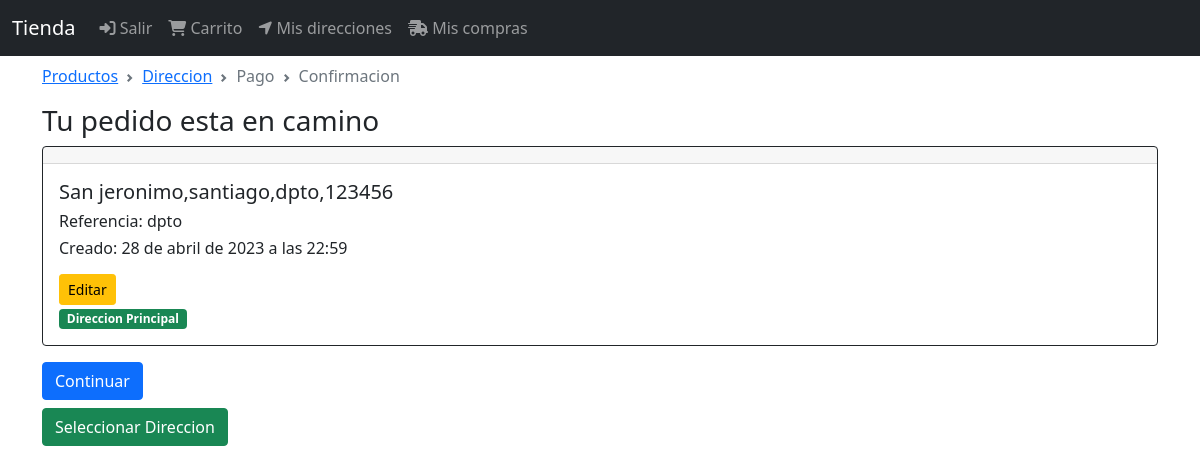
Screenshot of /orden/direccion (signed in) with the database file from the repository.
### DirEnvio/models.py (models this page shows, shortened)
class DireccionEnvio(models.Model):
    user = models.ForeignKey(User,null=False,blank=False, on_delete=models.CASCADE)
    line1= models.CharField(max_length=300)
    line2= models.CharField(max_length=300,blank=True)
    city= models.CharField(max_length=100)
    state= models.CharField(max_length=100)
    country= models.CharField(max_length=50)
    reference= models.CharField(max_length=300)
    postal_code= models.CharField(max_length=10,null=False,blank=False)
    default= models.BooleanField(default=False)
    created_at= models.DateTimeField(auto_now_add=True)
    @property
    def direccion(self):
        return '{},{},{},{}'.format(self.line1,self.city,self.reference,self.postal_code)

### orden/views.py (the view)
# urls.py: path('direccion', views.direccion, name='direccion'),
@login_required(login_url='login')
def direccion(request):
    cart = funcionCarrito(request)
    orden = funcionOrden(cart,request)
    direccion_envio = orden.get_or_set_DireccionEnvio()
    contDireccionEnvio = request.user.direccionenvio_set.count() >1
    return render(request, 'orden/direccion.html',{
        'cart':cart,
        'orden':orden,
        'direccion_envio':direccion_envio,
        'contDireccionEnvio':contDireccionEnvio,
        'breadcrumb':funcionbreadcrumb(address=True)
    })

### cart/funciones.py (called while the page is built)
def funcionCarrito(request):
    user = request.user if request.user.is_authenticated else None
    cart_id = request.session.get('cart_id')
    cart = Cart.objects.filter(cart_id=cart_id).first()
    if cart is None:
        cart = Cart.objects.create(user=user)
    if user and cart.user is None:
        cart.user = user
        cart.save()
    request.session['cart_id'] = cart.cart_id
    return cart

### cart/models.py (called while the page is built)
def set_cart_id(sender, instance, *args, **kwargs):
    if not instance.cart_id:
        instance.cart_id = str(uuid.uuid4())

    @property
    def orden(self):
        return self.orden_set.filter(status = OrdenStatus.CREATED).first()

### orden/models.py (called while the page is built)
def enviarOrden(sender, instance, *args, **kwargs):
    if not instance.ordenID:
        instance.ordenID = str(uuid.uuid4())

def enviar_total(sender, instance, *args, **kwargs):
    instance.total = instance.get_total()

    def get_total(self):
        return self.cart.total + self.envio_total

    def get_or_set_DireccionEnvio(self):
        if self.direccion_envio:
            return self.direccion_envio
        direccion_envio=self.user.direccion_envio
        if direccion_envio:
            self.update_direction_envio = (direccion_envio)
        return direccion_envio

### orden/utils.py (called while the page is built)
def funcionOrden(cart, request):
    orden = cart.orden
    if orden is None and request.user.is_authenticated:
        orden = Orden.objects.create(cart=cart, user=request.user)
    if orden:
        request.session['orden_id'] = orden.id
    return orden

def funcionbreadcrumb(products=True, address=False, payment=False, confirmation=False):
    return [
        {'title':'Productos', 'active':products, 'url':reverse('orden')},
        {'title':'Direccion', 'active':address, 'url':reverse('direccion')},
        {'title':'Pago', 'active':payment, 'url':reverse('orden')},
        {'title':'Confirmacion', 'active':confirmation, 'url':reverse('orden')},
    ]

### users/models.py (called while the page is built)
    @property
    def direccion_envio(self):
        return self.direccionenvio_set.filter(default=True).first()

### orden/templates/orden/direccion.html (shortened to what this page needs)
{% extends "base.html" %}
{% block breadcrumb %}
{% include 'orden/snippets/breadcrumb.html' %}
{% endblock %}
{% block content %}
<div class="col">
    {%if direccion_envio%}
    <div class="h3">
        Tu pedido esta en camino
    </div>
    <div>
        {% include 'direccion_envios/snippets/cartDirecciones.html' %}
        <div class="mt-2">
            <a href="{%url 'confirmacion'%}" class="btn btn-primary"> Continuar</a>
        </div>
        {%if contDireccionEnvio %}
        <div class="mt-2">
            <a href="{%url 'select_direccion'%}" class="btn btn-success"> Seleccionar Direccion</a>
        </div>
        {% endif %}
    </div>
    {%endif%}
</div>
{%endblock%}

### DirEnvio/templates/direccion_envios/snippets/cartDirecciones.html
<div class="card border-dark mb-3">
    <h4 class="card-header"></h4>
    <div class="card-body">
        <h5 class="card-title">{{direccion_envio.direccion}}</h5>
        <div class="card-title">
            <h6>Referencia: {{direccion_envio.reference}} </h6>
            <h6>Creado: {{direccion_envio.created_at}} </h6>
        </div>
        <div class="mt-3">
            <a href="{% url 'update_direccion_envio' direccion_envio.pk%}" class="btn btn-warning btn-sm">Editar</a>
            {%if direccion_envio.default %}
            <div>
                <span class="badge bg-success">Direccion Principal</span>
            </div>
            {%else%}
            <a href="{% url 'default' direccion_envio.pk%}" class="btn btn-primary btn-sm">Default</a>
            <div class="d-grid gap-2 d-md-flex justify-content-md-end">
                <a href="{% url 'remove_direccion_envio' direccion_envio.pk%}" class="btn btn-danger btn-sm">Eliminar</a>
            </div>
            {%endif%}
        </div>
    </div>
</div>

### rows the page displays
DireccionEnvio: direccion "San jeronimo,santiago,dpto,123456", reference "dpto", created_at "28 de abril de 2023 a las 22:59"

### other values shown
{{ item.title }} "Productos" "Direccion"
{{ item.title }} "Pago" "Confirmacion"
